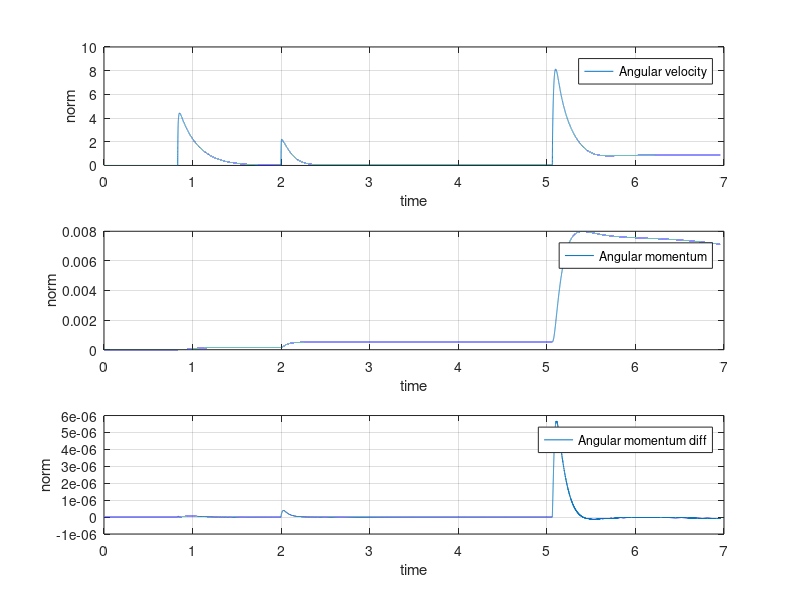

Here is the MATLAB script that generated this plot:
clear all;
close all;

angular_terms = load('angular.txt');
t = angular_terms(:,1)';
ang_vel = angular_terms(:,2)';
ang_mom = angular_terms(:,3)';
ang_mom_diff = diff(ang_mom);

figure(1);
subplot(3, 1, 1); % subplot
plot(t, ang_vel);
grid on
xlabel('time')
ylabel('norm')
legend('Angular velocity')

subplot(3, 1, 2); % subplot
plot(t, ang_mom);
grid on
xlabel('time')
ylabel('norm')
legend('Angular momentum')

subplot(3, 1, 3); % subplot
plot(t(1:end-1), ang_mom_diff);
grid on
xlabel('time')
ylabel('norm')
legend('Angular momentum diff')